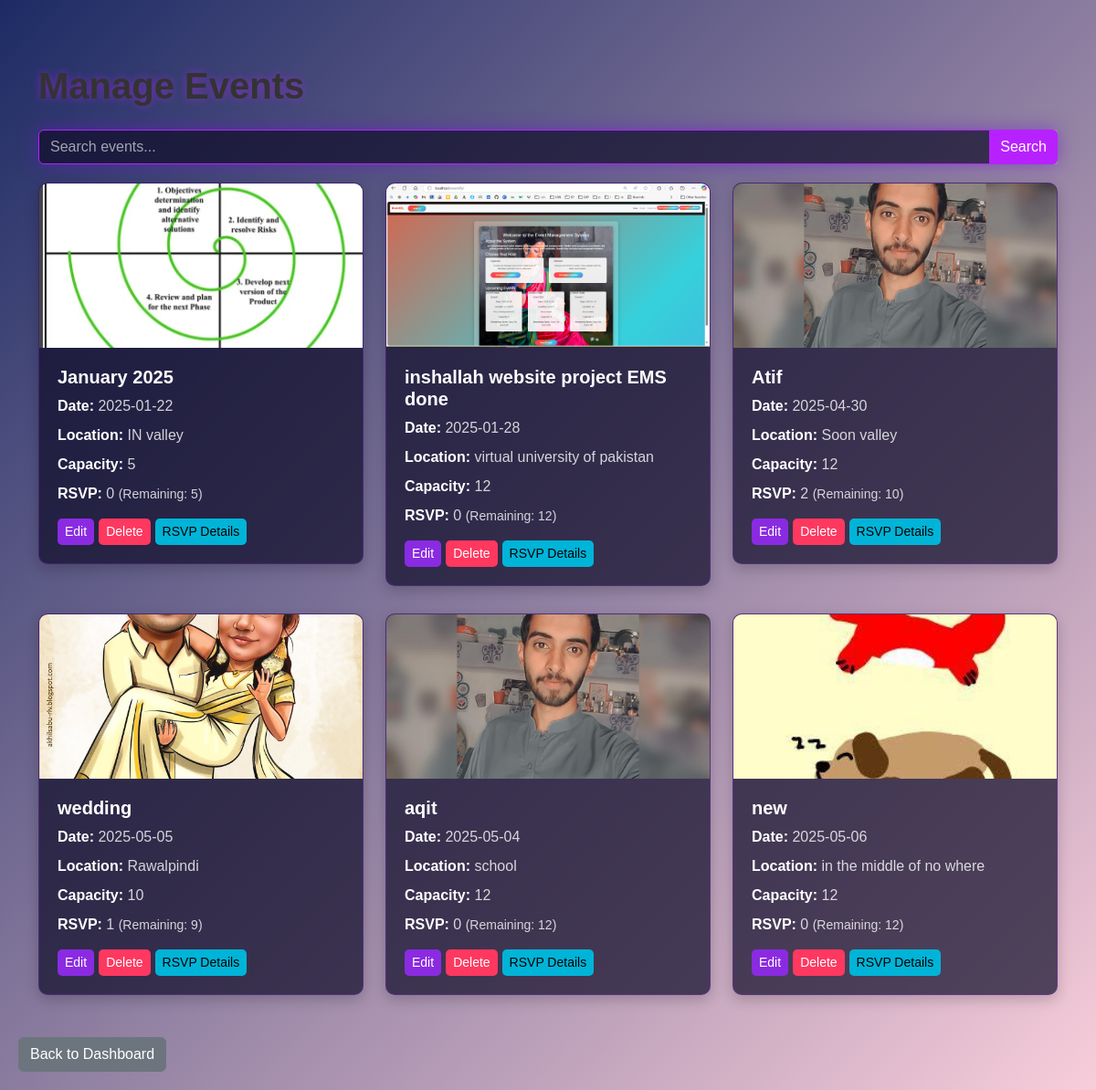
Screenshot of /Event_management_system/organizer/manage_events.php (signed in) with the database file from the repository.
### tables this page shows
CREATE TABLE `events` (
  `id` int(11) NOT NULL,
  `name` varchar(255) NOT NULL,
  `date` date NOT NULL,
  `location` varchar(255) NOT NULL,
  `description` text DEFAULT NULL,
  `organizer_id` int(11) DEFAULT NULL,
  `image_path` varchar(255) DEFAULT NULL,
  `capacity` int(11) DEFAULT 0
);

### Event_management_system/organizer/manage_events.php (the view, shortened to what this page needs)
<?php
include_once '../backend/db_connect.php';
$organizer_id = $_SESSION['user_id'];
$sql = "SELECT * FROM events WHERE organizer_id = ?";
$stmt = $conn->prepare($sql);
$stmt->bind_param("i", $organizer_id);
$stmt->execute();
$result = $stmt->get_result();
$events = $result->fetch_all(MYSQLI_ASSOC);
$search = '';
?>
<!DOCTYPE html>
<html lang="en">
<head>
  <link rel="stylesheet" href="../assets/css/bootstrap.min.css">
  <link rel="stylesheet" href="../assets/css/style.css">
</head>
<body>
  <div class="container">
    <h1 class="mb-4">Manage Events</h1>
    <form method="GET" class="search-container">
      <div class="input-group">
        <input type="text" name="search" class="form-control" placeholder="Search events..." value="<?php echo htmlspecialchars($search); ?>">
        <button type="submit" class="btn btn-primary">Search</button>
      </div>
    </form>
    <div class="row">
      <?php if (count($events) > 0): ?>
        <?php foreach ($events as $event): ?>
          <?php
            $rsvp_sql = "SELECT COUNT(*) AS rsvp_count FROM rsvps WHERE event_id = ?";
            $rsvp_stmt = $conn->prepare($rsvp_sql);
            $rsvp_stmt->bind_param("i", $event['id']);
            $rsvp_stmt->execute();
            $result_status = $rsvp_stmt->get_result();
            $rsvp_data = $result_status->fetch_assoc();
            $rsvp_count = isset($rsvp_data['rsvp_count']) ? $rsvp_data['rsvp_count'] : 0;
            $remaining = $event['capacity'] - $rsvp_count;
          ?>
          <div class="col-md-4">
            <div class="card event-card">
              <?php if (!empty($event['image_path'])): ?>
                <img src="<?php echo $event['image_path']; ?>" class="card-img-top" alt="Event Image">
              <?php else: ?>
                <img src="../assets/images/default_event.jpg" class="card-img-top" alt="Default Image">
              <?php endif; ?>
              <div class="card-body">
                <h5 class="card-title"><?php echo htmlspecialchars($event['name']); ?></h5>
                <p class="card-text"><strong>Date:</strong> <?php echo htmlspecialchars($event['date']); ?></p>
                <p class="card-text"><strong>Location:</strong> <?php echo htmlspecialchars($event['location']); ?></p>
                <p class="card-text"><strong>Capacity:</strong> <?php echo htmlspecialchars($event['capacity']); ?></p>
                <p class="card-text">
                  <strong>RSVP:</strong> <?php echo $rsvp_count; ?>
                  <small>(Remaining: <?php echo $remaining; ?>)</small>
                </p>
                <div class="card-actions">
                  <div class="btn-group" role="group">
                    <form method="POST" action="edit_event.php">
                      <button type="submit" name="view_event" class="btn btn-sm btn-primary">Edit</button>
                    </form>
                    <form method="POST" action="delete_event.php" onsubmit="return confirm('Are you sure you want to delete this event?');">
                      <button type="submit" name="delete_event" class="btn btn-sm btn-danger">Delete</button>
                    </form>
                    <form method="POST" action="rsvp_details.php">
                      <button type="submit" name="view_rsvps" class="btn btn-sm btn-info">RSVP Details</button>
                    </form>
                  </div>
                </div>
              </div>
            </div>
          </div>
        <?php endforeach; ?>
      <?php else: ?>
        <p class="text-center">No events found.</p>
      <?php endif; ?>
    </div>
  </div>
  <a href="organizer_dashboard.php" class="btn btn-secondary mt-3">Back to Dashboard</a>
</body>
</html>

### Event_management_system/assets/css/style.css (style rules this page uses)
:root { --primary-purple: #6a11cb; --secondary-purple: #8a2be2; --dark-bg: #0f0c29; --neon-accent: #b721ff; --glass-bg: rgba(15, 12, 41, 0.7); }
body { background: linear-gradient(to right, var(--dark-bg), var(--primary-purple)); font-family: 'Poppins', sans-serif; color: #fff; min-height: 100vh; padding: 20px; }
.container { margin-top: 30px; }
h1 { font-weight: 700; text-shadow: 0 0 10px rgba(183, 33, 255, 0.5); }
.search-container { margin-bottom: 25px; }
.search-container .input-group { box-shadow: 0 0 20px rgba(106, 17, 203, 0.5); }
.search-container input { background: var(--glass-bg) !important; border: 1px solid var(--neon-accent) !important; color: white !important; }
.search-container input::placeholder { color: rgba(255, 255, 255, 0.6) !important; }
.search-container .btn-primary { background: var(--neon-accent); border: none; }
.event-card { background: var(--glass-bg); border: 1px solid rgba(138, 43, 226, 0.3); border-radius: 10px; overflow: hidden; transition: all 0.3s ease; margin-bottom: 25px; box-shadow: 0 5px 15px rgba(0, 0, 0, 0.2); }
.card-img-top { height: 180px; object-fit: cover; }
.card-body { padding: 20px; }
.card-title { font-weight: 600; color: #fff; }
.card-text { color: rgba(255, 255, 255, 0.8); margin-bottom: 8px; }
.card-text strong { color: #fff; }
.btn-group .btn { border-radius: 5px !important; margin-right: 5px; font-weight: 500; transition: all 0.3s; }
.btn-primary { background: var(--secondary-purple); border: none; }
.btn-danger { background: #ff3860; border: none; }
.btn-info { background: #00b4d8; border: none; }

### Event_management_system/organizer/manage_events.php (style rules this page uses)
body { background: linear-gradient(135deg, #1d2b64, #f8cdda); font-family: 'Poppins', sans-serif; margin: 0; padding: 20px; color: #333; }
.container { margin-top: 50px; }
.search-container { margin-bottom: 20px; }
.event-card { margin-bottom: 30px; }
.card-actions { margin-top: 15px; }

### rows the page displays
events: image_path (picture), name "January 2025", date "2025-01-22", location "IN valley", capacity "5", rsvp_count "0"
events: image_path (picture), name "inshallah website project EMS done", date "2025-01-28", location "virtual university of pakistan", capacity "12", rsvp_count "0"
events: image_path (picture), name "Atif", date "2025-04-30", location "Soon valley", capacity "12", rsvp_count "2", remaining "10"
events: image_path (picture), name "wedding", date "2025-05-05", location "Rawalpindi", capacity "10", rsvp_count "1", remaining "9"
events: image_path (picture), name "aqit", date "2025-05-04", location "school", capacity "12", rsvp_count "0"
events: image_path (picture), name "new", date "2025-05-06", location "in the middle of no where", capacity "12", rsvp_count "0"
